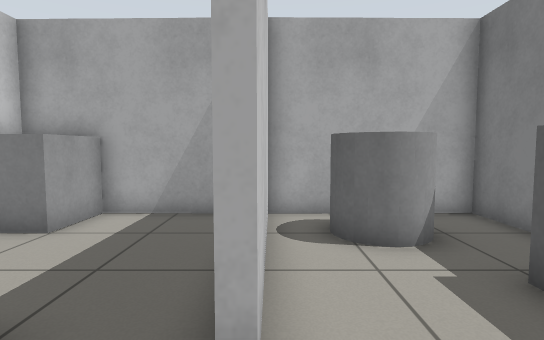
view 1 (above)

18 first-person views from a walk through a world built for the Gazebo simulator. The camera is 0.87 m above the floor, tilts 4° down and sees 80° across. The floor is counted in squares, 0.5 m on a side. Each view is taken from the middle of a square. On the plan, view 1 faces up. The plan holds only what a view shows up to about 16 squares ahead; the rest is blank.

view 2
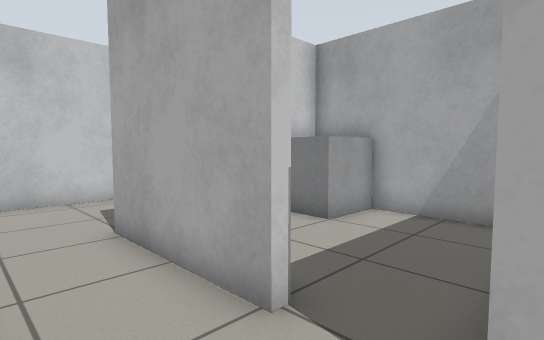

view 3
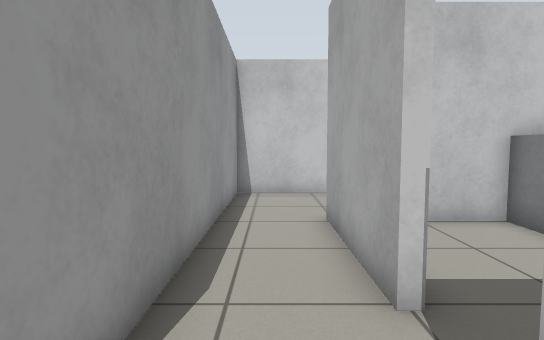

view 4
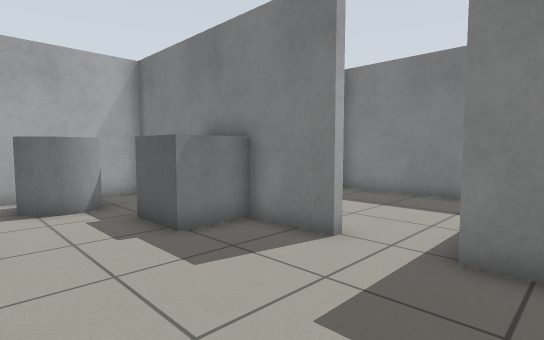

view 5
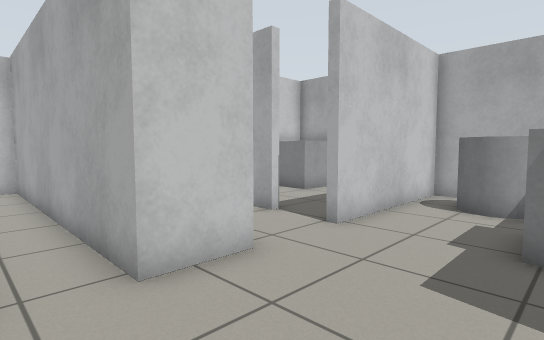

view 6
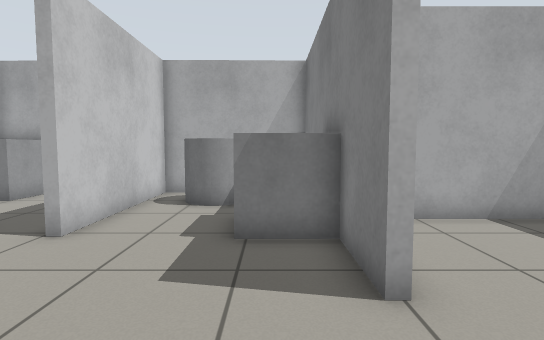

view 7
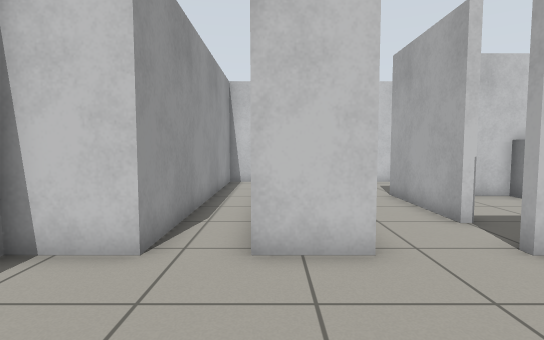

view 8
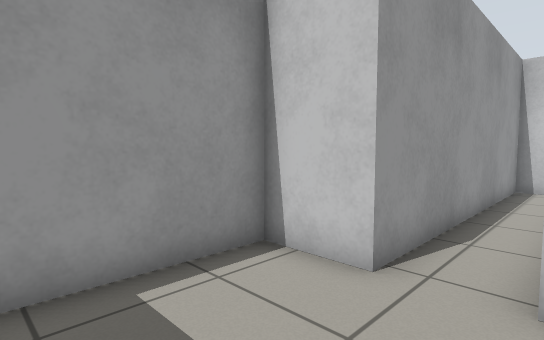

view 9
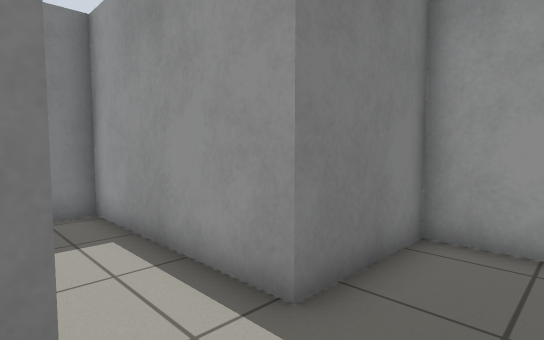

view 10
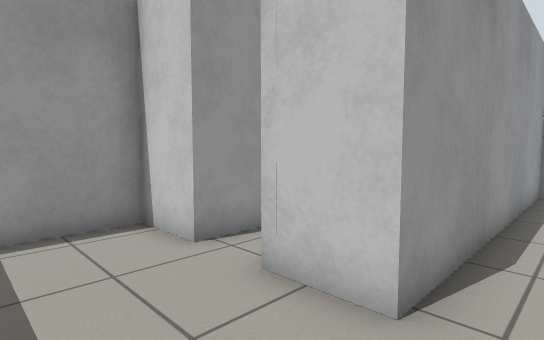

view 11
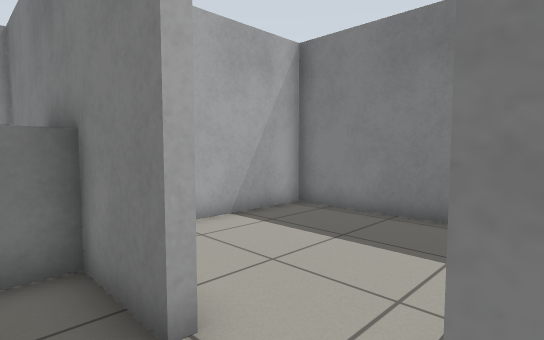

view 12
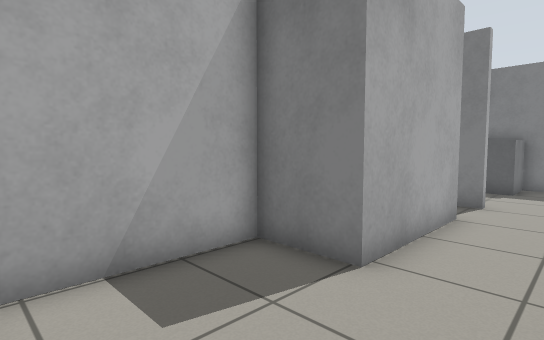

view 13
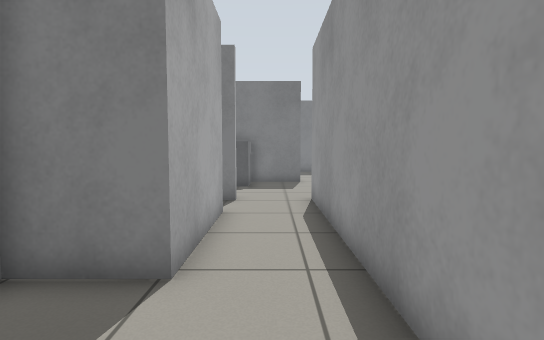

view 14
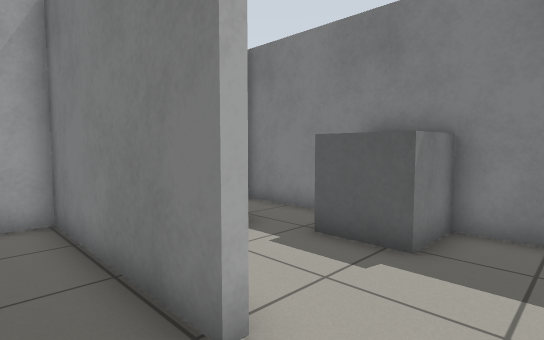

view 15
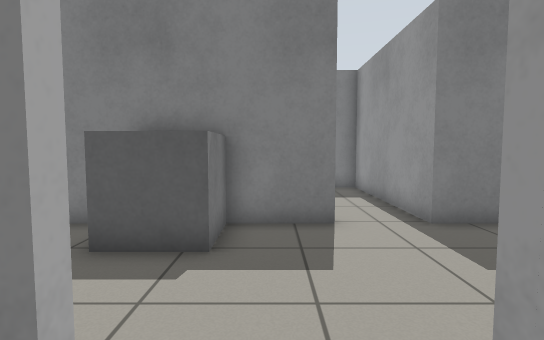

view 16
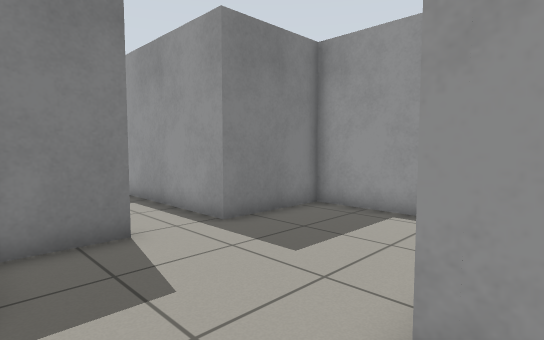

view 17
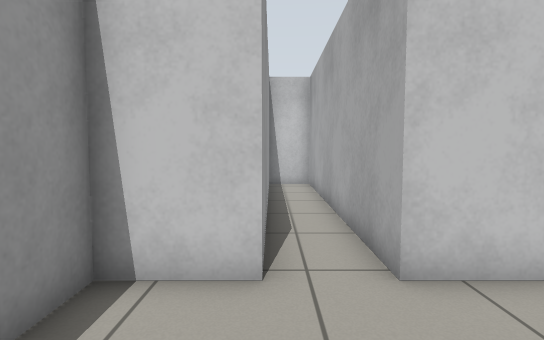

view 18
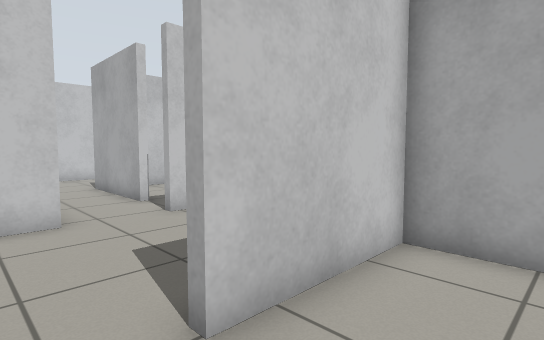

### Floor plan
Points are (right, up) in squares from view 1. A wall is a line through its corners. A room is listed if a view was taken in it or the views show most of it. See-through windows are left out.
Room 1 (views 1, 2, 12, 13, 14, 15, 16)
walls: (-2.3, 2.7) (-2.3, 2.3) (-6.8, 2.3) (-6.8, 4.6) (-10.8, 4.6); (-11.3, 3.9) (-11.3, -0.3) (-0.1, -0.3); (-0.1, 2.3) (-0.4, 2.3)
ways out: opening at (0, 1) to room 2; opening at (-1.5, 3) to room 3
Room 2 (views 3, 4, 5, 6, 7, 8, 9, 10, 11, 17, 18)
walls: (5.3, -0.5) (5.3, 1.5); (5.6, 1.5) (5.6, -0.5); (-0.1, -0.3) (-0.1, -2.3) (-11.3, -2.2) (-11.3, -4.1) (-0.1, -4.1) (-0.1, -6.3) (5.3, -6.3) (5.3, -2.6) (12, -2.6) (12, 3.8) (5.6, 3.8) (5.6, 3.4); (5.3, 4.4) (5.3, 8.3) (-0.1, 8.4) (-0.1, 2.3)
ways out: opening at (0, 1) to room 1
objects: grey cylinder (1, 6) to (3, 7); grey box (4, 2) to (5, 4)
Room 3 (no view inside)
walls: (-0.4, 2.3) (-0.4, 8.4) (-6.5, 8.5) (-6.5, 4.5)
ways out: opening at (-1.5, 3) to room 1
objects: grey box (-6, 7) to (-5, 8)

Where each view was taken, in squares from view 1:
view 1: 0 up, 0 right, facing up
view 2: 0 up, 0 right, facing up-left
view 3: 1 up, 1 right, facing left
view 4: 4 down, 0 right, facing up-right
view 5: 4 down, 4 right, facing up-left
view 6: 4 down, 4 right, facing up
view 7: 2 down, 5 right, facing left
view 8: 2 down, 4 right, facing down-left
view 9: 0 up, 3 right, facing down-right
view 10: 1 up, 3 right, facing down-left
view 11: 3 down, 4 right, facing up-right
view 12: 0 up, 11 left, facing up-right
view 13: 1 up, 11 left, facing right
view 14: 0 up, 2 left, facing up-right
view 15: 1 up, 2 left, facing right
view 16: 2 up, 1 left, facing down-right
view 17: 4 down, 4 right, facing left
view 18: 2 down, 8 right, facing up-left
